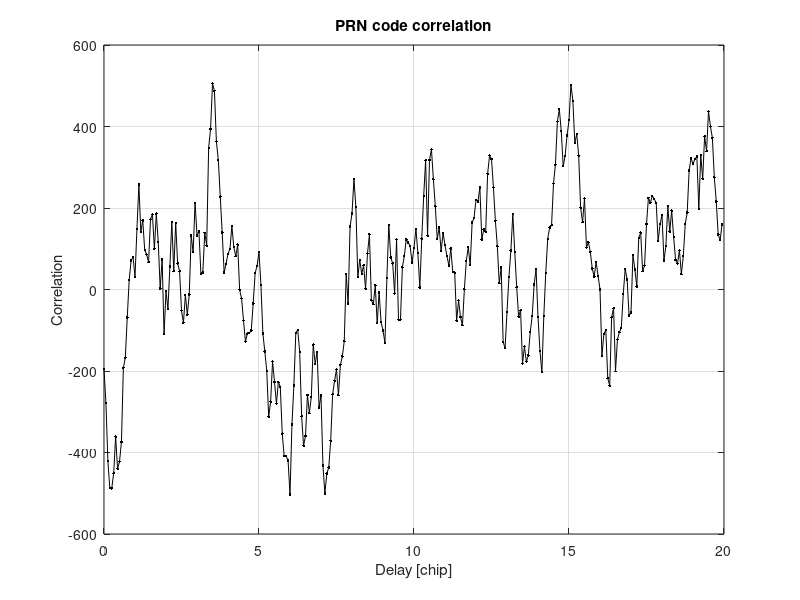

MATLAB code for this plot:
% -------------------------------------------------------------------------
% Chapter 21 Example 2: Correlation between two spreading codes with noise
% -------------------------------------------------------------------------

clear all; close all; clc

Rc = 0.5e6;                              % Code Rate [chip/s]
Fs = 8e6;                                % Sampling Frequency [Hz]

c_loc = [1 -1 1 -1 -1 -1 -1 1 -1 ...
         1 -1 -1 -1 1 -1 -1 1 1 1 -1];   % PRN code


% sample the spreading codes
L = length(c_loc);                       % Code Length [chip]
N = floor(Fs*L/Rc);                      % Code Length [samples]

% ------------------------- Sample the local code -------------------------
k = 0:N-1;
c_loc_sampled = c_loc(floor(k*Rc/Fs)+1); % c_loc code sampled @ Fs
% -------------------------------------------------------------------------


% - Generate the incoming code with 3 periods of c_loc, sample and shift --
c_in = [c_loc c_loc c_loc]; k = 0:3*N-1;
c_in_sampled = c_in(floor(k*Rc/Fs)+1);   % c_in code sampled @ Fs

D = 4*Fs/Rc;                            % Code Delay [samples]

% samples of the incoming code with a code-phase shift
c_in_sampled_shift = circshift(c_in_sampled,[0 D]);

% add noise
sigma = 12;
c_in_sampled_noise = c_in_sampled_shift + sigma*randn(1,3*N);
% -------------------------------------------------------------------------

% correlate the two sequences of samples
for index=0:N-1,
   % correlate the codes...
   Corr(index+1) = c_in_sampled_noise(1+index:N+index)*c_loc_sampled(1:N)';
end

% plot correlation functions
x_axis = [0:(N-1)]./Fs.*Rc;            % Prepare x-axis [chip]

figure(1),plot(x_axis,Corr,'.-k'), grid on;
xlabel('Delay [chip]')
ylabel('Correlation')
title('PRN code correlation')
